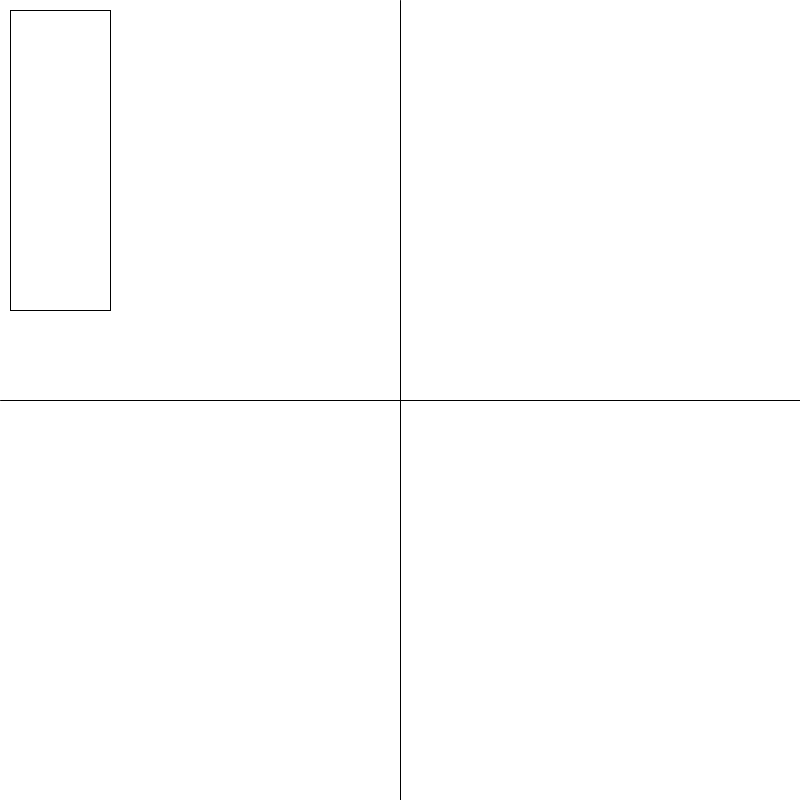
Frame 1 (no input)
Frame 60 (the mouse pressed at the canvas centre just before this capture): identical to frame 1, image omitted
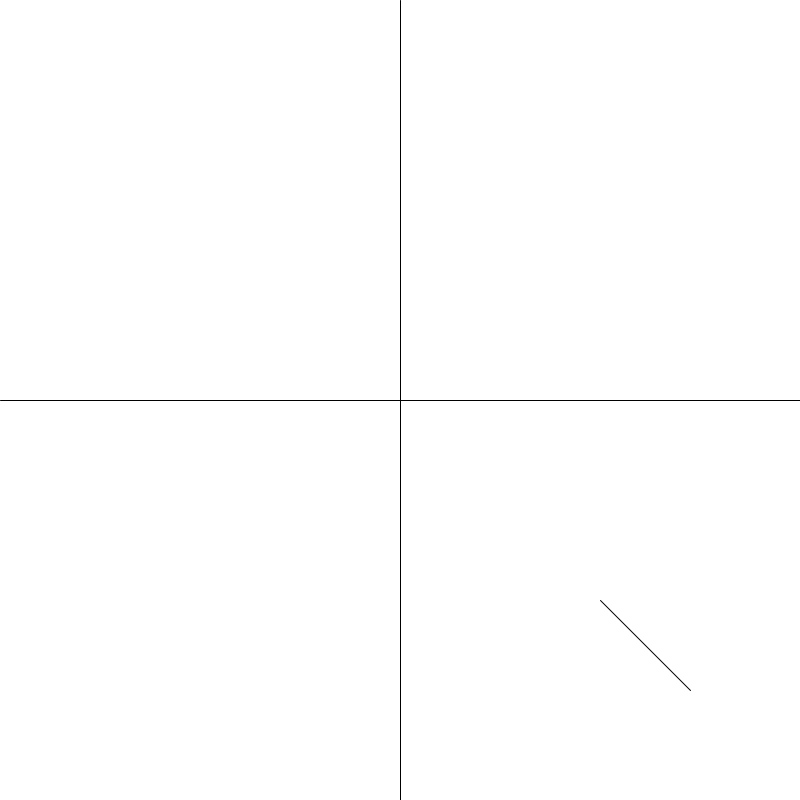
Frame 120 (the mouse held since frame 60 and released just before this capture)

The Processing sketch that drew these frames (run headless with seeded random() and noise(); from frame 60 on, the mouse is pressed at the canvas centre):

// Processing sketch: Gjoremal3
// ── Gjoremal3.pde
void setup(){
    size(800, 800);
}
void draw(){
    background(255);
    line(400, 0, 400, 800);
    line(0, 400, 800, 400);
    if(mouseX < width/2 & mouseY < height/2){
        rect(10, 10, 100, 300);
    }else if(mouseX > width/2 & mouseY < height/2){
        ellipse(590, 200, 100, 100);
    }else if(mouseX < width/2 & mouseY > height/2){
        rect(10, 690, 100, 100);
    }else{
        line(690, 690, 600, 600);
    }
}
